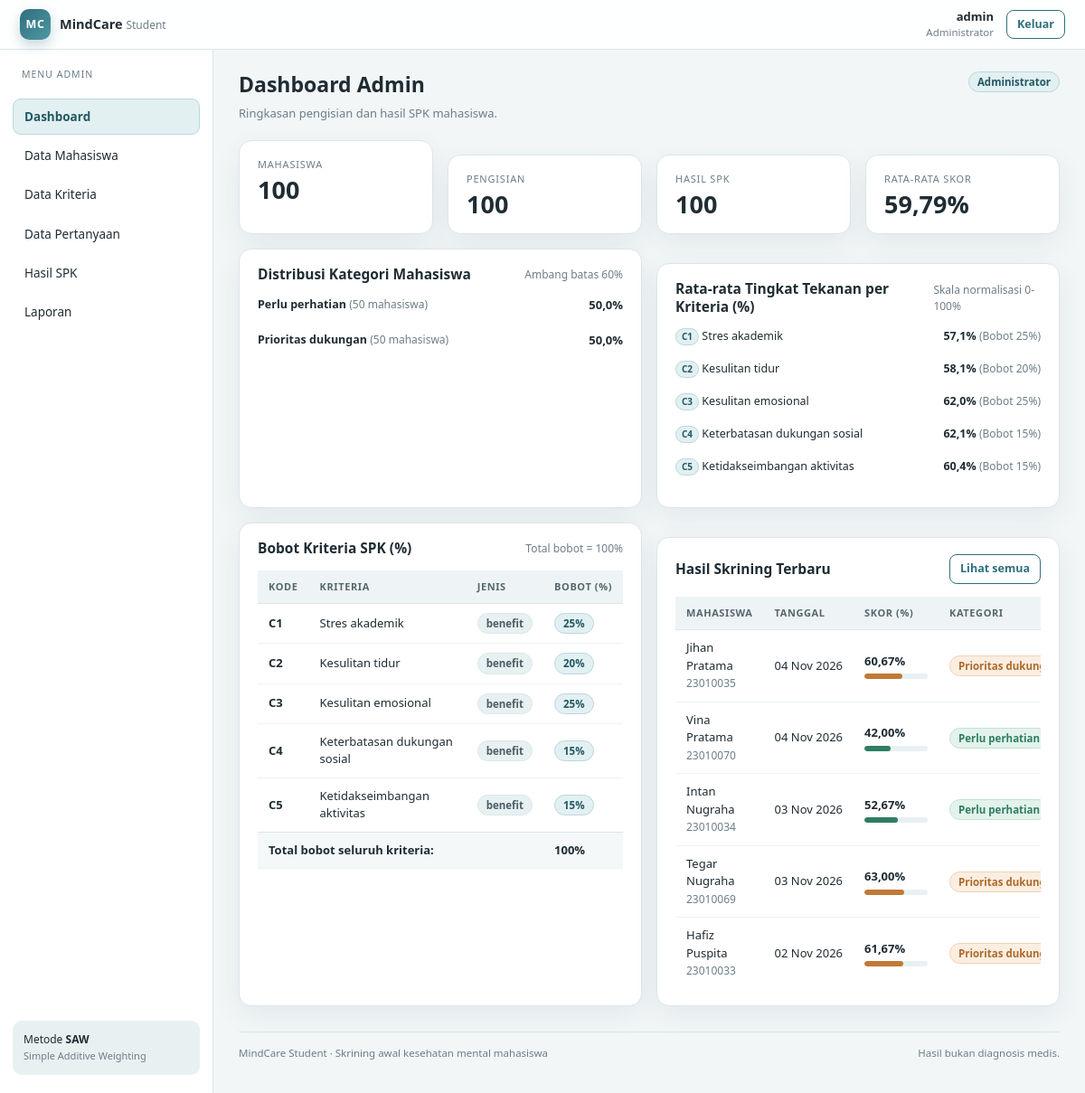
Page /admin/dashboard.php (signed in) on the committed database.
### tables this page shows
CREATE TABLE kriteria (
    id INT AUTO_INCREMENT PRIMARY KEY,
    kode VARCHAR(5) NOT NULL UNIQUE,
    nama_kriteria VARCHAR(100) NOT NULL,
    bobot DECIMAL(5,4) NOT NULL,
    jenis ENUM('benefit','cost') NOT NULL DEFAULT 'benefit',
    keterangan VARCHAR(255)
);

CREATE TABLE hasil_spk (
    id INT AUTO_INCREMENT PRIMARY KEY,
    pengisian_id INT NOT NULL UNIQUE,
    nilai_akhir DECIMAL(10,6) NOT NULL,
    kategori VARCHAR(40) NOT NULL,
    tanggal_hitung DATETIME NOT NULL DEFAULT CURRENT_TIMESTAMP,
    FOREIGN KEY (pengisian_id) REFERENCES pengisian(id)
        ON UPDATE CASCADE ON DELETE CASCADE
);

CREATE TABLE mahasiswa (
    id INT AUTO_INCREMENT PRIMARY KEY,
    user_id INT NOT NULL UNIQUE,
    nim VARCHAR(20) NOT NULL UNIQUE,
    nama VARCHAR(100) NOT NULL,
    prodi VARCHAR(100) NOT NULL,
    angkatan YEAR NOT NULL,
    jenis_kelamin ENUM('L','P') NOT NULL,
    email VARCHAR(120) NOT NULL UNIQUE,
    FOREIGN KEY (user_id) REFERENCES users(id)
        ON UPDATE CASCADE ON DELETE CASCADE
);

CREATE TABLE pengisian (
    id INT AUTO_INCREMENT PRIMARY KEY,
    mahasiswa_id INT NOT NULL,
    tanggal DATETIME NOT NULL DEFAULT CURRENT_TIMESTAMP,
    status ENUM('draft','selesai') NOT NULL DEFAULT 'selesai',
    FOREIGN KEY (mahasiswa_id) REFERENCES mahasiswa(id)
        ON UPDATE CASCADE ON DELETE CASCADE
);

### includes/functions.php (called while the page is built, shortened)
<?php
require_once __DIR__ . '/../config/database.php';
function base_url(string $path = ''): string
{
    static $root = null;
    if ($root === null) {
        $script = str_replace('\\', '/', $_SERVER['SCRIPT_NAME'] ?? '/index.php');
        $script = preg_replace('#/(admin|mahasiswa)/[^/]+$#', '', $script) ?? $script;
        $script = preg_replace('#/index\.php$#', '', $script) ?? $script;
        $root = rtrim($script, '/');
    }
    return $root . '/' . ltrim($path, '/');
}
function e($value): string
{
    return htmlspecialchars((string) $value, ENT_QUOTES, 'UTF-8');
}
function pct($value, int $decimals = 2): string
{
    return number_format(((float) $value) * 100, $decimals, ',', '.') . '%';
}
function current_user(): ?array
{
    return $_SESSION['user'];
}
function badge_class(string $kategori): string
{
    return $kategori === 'Prioritas dukungan' ? 'badge warn' : 'badge ok';
}
function get_kriteria(): array
{
    static $rows = null;
    if ($rows === null) {
        $rows = db()->query('SELECT * FROM kriteria ORDER BY id')->fetchAll();
    }
    return $rows;
}
function total_bobot(): float
{
    $total = 0.0;
    foreach (get_kriteria() as $k) {
        $total += (float) $k['bobot'];
    }
    return $total;
}

### config/database.php (called while the page is built, shortened)
<?php
function db(): PDO
{
    static $pdo = null;
    if ($pdo instanceof PDO) {
        return $pdo;
    }
    $host = getenv('DB_HOST') ?: '127.0.0.1';
    $port = getenv('DB_PORT') ?: '3306';
    $user = getenv('DB_USER') ?: 'root';
    $pass = getenv('DB_PASS') ?: '';
    $dsn = sprintf('mysql:host=%s;port=%s;dbname=%s;charset=utf8mb4', $host, $port, DB_NAME);
    $pdo = new PDO($dsn, $user, $pass, [
        PDO::ATTR_ERRMODE            => PDO::ERRMODE_EXCEPTION,
        PDO::ATTR_DEFAULT_FETCH_MODE => PDO::FETCH_ASSOC,
        PDO::ATTR_EMULATE_PREPARES   => false,
    ]);
    return $pdo;
}

### admin/dashboard.php (the view, shortened to what this page needs)
<?php
$pdo = db();
$totalMahasiswa = (int) $pdo->query('SELECT COUNT(*) FROM mahasiswa')->fetchColumn();
$totalPengisian = (int) $pdo->query('SELECT COUNT(*) FROM pengisian')->fetchColumn();
$totalHasil = (int) $pdo->query('SELECT COUNT(*) FROM hasil_spk')->fetchColumn();
$rataRata = (float) ($pdo->query('SELECT AVG(nilai_akhir) FROM hasil_spk')->fetchColumn() ?: 0);
$distribusi = [];
foreach ($pdo->query('SELECT kategori, COUNT(*) AS jumlah FROM hasil_spk GROUP BY kategori')->fetchAll() as $row) {
    $distribusi[$row['kategori']] = (int) $row['jumlah'];
}
$rataKriteria = $pdo->query(
    'SELECT k.kode, k.nama_kriteria, k.bobot,
            AVG(d.nilai_kriteria) AS rata_nilai,
            AVG(d.kontribusi) AS rata_kontribusi
     FROM detail_hasil_spk d
     JOIN kriteria k ON k.id = d.kriteria_id
     GROUP BY k.id, k.kode, k.nama_kriteria, k.bobot
     ORDER BY k.id'
)->fetchAll();
$recent = $pdo->query(
    'SELECT h.id, h.nilai_akhir, h.kategori, p.tanggal, m.nama, m.nim
     FROM hasil_spk h
     JOIN pengisian p ON p.id = h.pengisian_id
     JOIN mahasiswa m ON m.id = p.mahasiswa_id
     ORDER BY p.tanggal DESC, h.id DESC
     LIMIT 5'
)->fetchAll();
$active = 'dashboard';
require __DIR__ . '/../includes/header.php';
?>
<div class="page-head">
    <div>
        <h1>Dashboard Admin</h1>
        <p>Ringkasan pengisian dan hasil SPK mahasiswa.</p>
    </div>
    <span class="badge brand">Administrator</span>
</div>
<div class="grid grid-4 mb-2">
    <div class="card stat"><span class="label">Mahasiswa</span><span class="value"><?= e((string) $totalMahasiswa) ?></span></div>
    <div class="card stat"><span class="label">Pengisian</span><span class="value"><?= e((string) $totalPengisian) ?></span></div>
    <div class="card stat"><span class="label">Hasil SPK</span><span class="value"><?= e((string) $totalHasil) ?></span></div>
    <div class="card stat"><span class="label">Rata-rata Skor</span><span class="value"><?= e(pct($rataRata)) ?></span></div>
</div>
<div class="grid grid-2 mb-2">
    <div class="card">
        <div class="card-head">
            <h3>Distribusi Kategori Mahasiswa</h3>
            <span class="small muted">Ambang batas 60%</span>
        </div>
        <?php if (!$distribusi): ?>
            <div class="empty"><p>Belum ada hasil SPK.</p></div>
        <?php else: ?>
            <?php foreach ($distribusi as $kategori => $jumlah): ?>
                <?php $persen = $totalHasil > 0 ? ($jumlah / $totalHasil) * 100 : 0; ?>
                <div class="bar-row">
                    <div class="bar-label">
                        <span>
                            <b><?= e($kategori) ?></b>
                            <span class="small muted">(<?= e((string) $jumlah) ?> mahasiswa)</span>
                        </span>
                        <b style="font-size:13px;"><?= e(number_format($persen, 1, ',', '.')) ?>%</b>
                    </div>
                </div>
            <?php endforeach; ?>
        <?php endif; ?>
    </div>
    <div class="card">
        <div class="card-head">
            <h3>Rata-rata Tingkat Tekanan per Kriteria (%)</h3>
            <span class="small muted">Skala normalisasi 0-100%</span>
        </div>
        <?php if (!$rataKriteria): ?>
            <div class="empty"><p>Belum ada data kriteria.</p></div>
        <?php else: ?>
            <?php foreach ($rataKriteria as $rk): ?>
                <?php
                $rataNilai = (float) $rk['rata_nilai'];
                $tingkatPct = ($rataNilai / 5.0) * 100;
                ?>
                <div class="bar-row" style="margin-bottom:11px;">
                    <div class="bar-label">
                        <span>
                            <span class="badge brand" style="padding:1px 6px; font-size:10px;"><?= e($rk['kode']) ?></span>
                            <?= e($rk['nama_kriteria']) ?>
                        </span>
                        <span>
                            <b><?= e(number_format($tingkatPct, 1, ',', '.')) ?>%</b>
                            <span class="small muted">(Bobot <?= e(pct($rk['bobot'], 0)) ?>)</span>
                        </span>
                    </div>
                </div>
            <?php endforeach; ?>
        <?php endif; ?>
    </div>
</div>
<div class="grid grid-2 mb-2">
    <div class="card">
        <div class="card-head">
            <h3>Bobot Kriteria SPK (%)</h3>
            <span class="small muted">Total bobot = 100%</span>
        </div>
        <div class="table-wrap">
            <table class="table">
                <thead><tr><th>Kode</th><th>Kriteria</th><th>Jenis</th><th>Bobot (%)</th></tr></thead>
                <tbody>
                    <?php foreach (get_kriteria() as $kriteria): ?>
                        <tr>
                            <td><b><?= e($kriteria['kode']) ?></b></td>
                            <td><?= e($kriteria['nama_kriteria']) ?></td>
                            <td><span class="badge"><?= e($kriteria['jenis']) ?></span></td>
                            <td><span class="badge brand"><?= e(pct($kriteria['bobot'], 0)) ?></span></td>
                        </tr>
                    <?php endforeach; ?>
                </tbody>
                <tfoot>
                    <tr>
                        <td colspan="3"><b>Total bobot seluruh kriteria:</b></td>
                        <td><b><?= e(pct(total_bobot(), 0)) ?></b></td>
                    </tr>
                </tfoot>
            </table>
        </div>
    </div>
    <div class="card">
        <div class="card-head">
            <h3>Hasil Skrining Terbaru</h3>
            <a class="btn btn-ghost btn-sm" href="<?= e(base_url('admin/hasil.php')) ?>">Lihat semua</a>
        </div>
        <?php if (!$recent): ?>
            <div class="empty"><p>Belum ada hasil SPK.</p></div>
        <?php else: ?>
            <div class="table-wrap">
                <table class="table">
                    <thead>
                        <tr><th>Mahasiswa</th><th>Tanggal</th><th>Skor (%)</th><th>Kategori</th><th>Aksi</th></tr>
                    </thead>
                    <tbody>
                        <?php foreach ($recent as $item): ?>
                            <?php $skorPct = (float) $item['nilai_akhir'] * 100; ?>
                            <tr>
                                <td><?= e($item['nama']) ?><br><span class="small muted"><?= e($item['nim']) ?></span></td>
                                <td class="nowrap"><?= e(date('d M Y', strtotime($item['tanggal']))) ?></td>
                                <td>
                                    <b class="mono"><?= e(pct($item['nilai_akhir'])) ?></b>
                                    <div class="mini-bar" style="width:70px;">
                                        <span style="width: <?= min(100, max(0, $skorPct)) ?>%; background: <?= $skorPct >= 60 ? '#c07a36' : '#2f7d63' ?>;"></span>
                                    </div>
                                </td>
                                <td><span class="badge <?= e(badge_class($item['kategori'])) ?>"><?= e($item['kategori']) ?></span></td>
                            </tr>
                        <?php endforeach; ?>
                    </tbody>
                </table>
            </div>
        <?php endif; ?>
    </div>
</div>
<?php require __DIR__ . '/../includes/footer.php'; ?>

### includes/header.php (shortened to what this page needs)
<?php
require_once __DIR__ . '/functions.php';
$user = current_user();
$role = $user['role'] ?? 'guest';
$mhs  = $role === 'mahasiswa' ? current_mahasiswa() : null;
$active = $active ?? '';
if (!function_exists('nav_active')) {
    function nav_active(string $key, string $active): string
    {
        return $key === $active ? 'is-active' : '';
    }
}
$nav = [];
if ($role === 'mahasiswa') {
    $nav = [
        ['key' => 'dashboard', 'label' => 'Dashboard', 'href' => 'mahasiswa/dashboard.php'],
        ['key' => 'kuesioner', 'label' => 'Isi Kuesioner', 'href' => 'mahasiswa/kuesioner.php'],
        ['key' => 'riwayat', 'label' => 'Riwayat', 'href' => 'mahasiswa/riwayat.php'],
        ['key' => 'profil', 'label' => 'Profil', 'href' => 'mahasiswa/profil.php'],
    ];
} elseif ($role === 'admin') {
    $nav = [
        ['key' => 'dashboard', 'label' => 'Dashboard', 'href' => 'admin/dashboard.php'],
        ['key' => 'mahasiswa', 'label' => 'Data Mahasiswa', 'href' => 'admin/mahasiswa.php'],
        ['key' => 'kriteria', 'label' => 'Data Kriteria', 'href' => 'admin/kriteria.php'],
        ['key' => 'pertanyaan', 'label' => 'Data Pertanyaan', 'href' => 'admin/pertanyaan.php'],
        ['key' => 'hasil', 'label' => 'Hasil SPK', 'href' => 'admin/hasil.php'],
        ['key' => 'laporan', 'label' => 'Laporan', 'href' => 'admin/laporan.php'],
    ];
}
?>
<!DOCTYPE html>
<html lang="id">
<head>
    <link rel="stylesheet" href="<?= e(base_url('assets/css/app.css')) ?>">
</head>
<body>
<header class="topbar">
    <div class="topbar-left">
        <a class="brand" href="<?= e(base_url($role === 'admin' ? 'admin/dashboard.php' : 'mahasiswa/dashboard.php')) ?>">
            <span class="brand-logo">MC</span>
            <span class="brand-text">MindCare <small>Student</small></span>
        </a>
    </div>
    <div class="topbar-right">
        <?php if ($user): ?>
            <div class="user-meta">
                <strong><?= e($mhs['nama'] ?? $user['username']) ?></strong>
                <span><?= e($role === 'admin' ? 'Administrator' : ($mhs['nim'] ?? 'Mahasiswa')) ?></span>
            </div>
            <a class="btn btn-ghost btn-sm" href="<?= e(base_url('logout.php')) ?>">Keluar</a>
        <?php endif; ?>
    </div>
</header>
<div class="shell">
    <?php if ($nav): ?>
    <aside class="sidebar" data-sidebar>
        <p class="sidebar-title"><?= $role === 'admin' ? 'Menu Admin' : 'Menu Mahasiswa' ?></p>
        <nav class="nav">
            <?php foreach ($nav as $item): ?>
                <a class="<?= e(nav_active($item['key'], $active)) ?>" href="<?= e(base_url($item['href'])) ?>">
                    <?= e($item['label']) ?>
                </a>
            <?php endforeach; ?>
        </nav>
        <div class="sidebar-foot">
            <p>Metode <b>SAW</b></p>
            <span>Simple Additive Weighting</span>
        </div>
    </aside>
    <?php endif; ?>
    <main class="main">

### includes/footer.php (shortened to what this page needs)
        <footer class="app-footer">
            <span>MindCare Student · Skrining awal kesehatan mental mahasiswa</span>
            <span>Hasil bukan diagnosis medis.</span>
        </footer>
    </main>
</div>
</body>
</html>

### rows in the picture
kriteria: kode "C1", nama_kriteria "Stres akademik", jenis "benefit", bobot "25%"
kriteria: kode "C2", nama_kriteria "Kesulitan tidur", jenis "benefit", bobot "20%"
kriteria: kode "C3", nama_kriteria "Kesulitan emosional", jenis "benefit", bobot "25%"
kriteria: kode "C4", nama_kriteria "Keterbatasan dukungan sosial", jenis "benefit", bobot "15%"
kriteria: kode "C5", nama_kriteria "Ketidakseimbangan aktivitas", jenis "benefit", bobot "15%"
hasil_spk: mahasiswa.nama "Jihan Pratama", mahasiswa.nim "23010035", pengisian.tanggal "04 Nov 2026", nilai_akhir "60,67%", kategori "Prioritas…"
hasil_spk: mahasiswa.nama "Vina Pratama", mahasiswa.nim "23010070", pengisian.tanggal "04 Nov 2026", nilai_akhir "42,00%", kategori "Perlu perhatian"
hasil_spk: mahasiswa.nama "Intan Nugraha", mahasiswa.nim "23010034", pengisian.tanggal "03 Nov 2026", nilai_akhir "52,67%", kategori "Perlu perhatian"
hasil_spk: mahasiswa.nama "Tegar Nugraha", mahasiswa.nim "23010069", pengisian.tanggal "03 Nov 2026", nilai_akhir "63,00%", kategori "Prioritas…"
hasil_spk: mahasiswa.nama "Hafiz Puspita", mahasiswa.nim "23010033", pengisian.tanggal "02 Nov 2026", nilai_akhir "61,67%", kategori "Prioritas…"

### other values in the picture
$mhs['nama'] "admin"
$role === 'admin' ? 'Administrator' : ($mhs['nim'] ?? 'Mahasiswa') "Administrator"
$item['label'] "Dashboard"
$item['label'] "Data Mahasiswa"
$item['label'] "Data Kriteria"
$item['label'] "Data Pertanyaan"
$item['label'] "Hasil SPK"
$item['label'] "Laporan"
$totalMahasiswa "100"
$totalPengisian "100"
$totalHasil "100"
pct($rataRata) "59,79%"
$kategori "Perlu perhatian"
$jumlah "50"
$persen "50,0"
